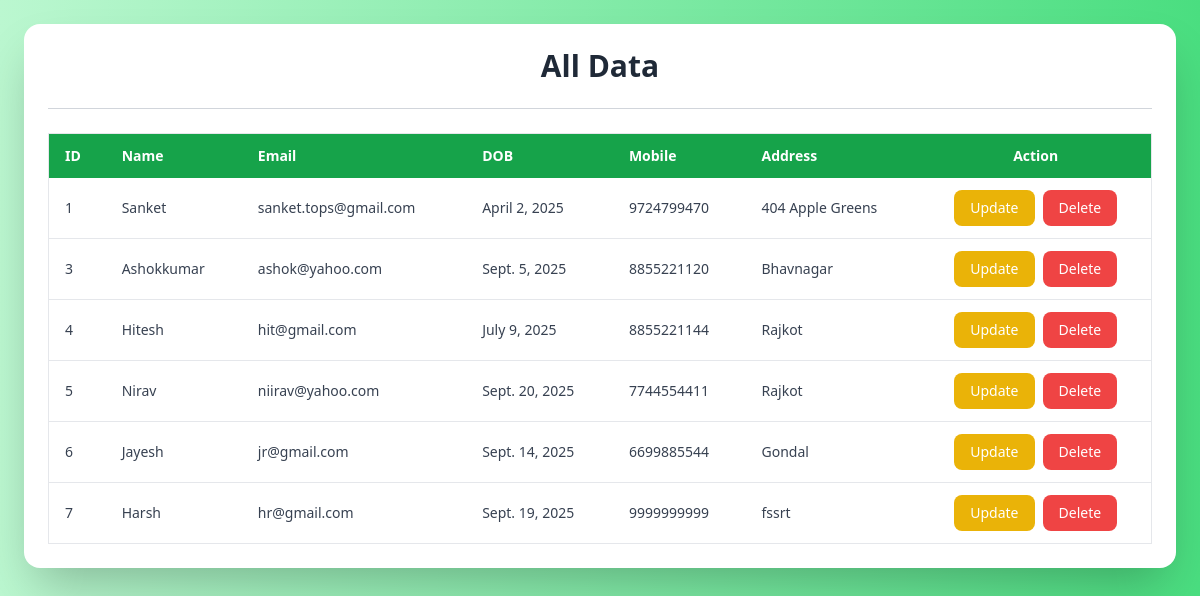
/showdata/, run on an earlier commit of the app's database.
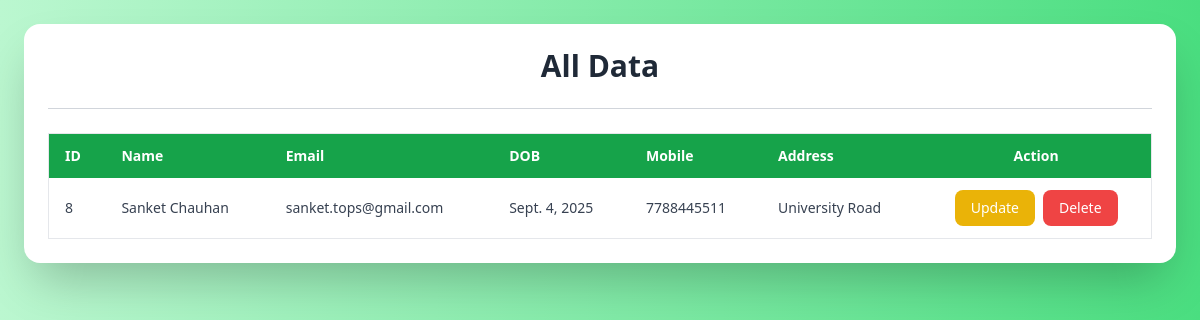
And on a later commit of the database.
### myapp/models.py (models this page shows)
class userinfo(models.Model):
    name=models.CharField(max_length=20)
    email=models.EmailField()
    dob=models.DateField()
    mobile=models.BigIntegerField()
    address=models.TextField()

### myapp/views.py (the view)
# urls.py: path('showdata/',views.showdata,name='showdata'),
def showdata(request):
    data=userinfo.objects.all()
    print(data)
    return render(request,'showdata.html',{'data':data})

### myapp/templates/showdata.html (shortened to what this page needs)
<!DOCTYPE html>
<html lang="en">
<head>
    <script src="https://cdn.tailwindcss.com"></script>
</head>
<body class="min-h-screen bg-gradient-to-r from-green-200 to-green-400 p-6">
    <div class="max-w-6xl mx-auto bg-white shadow-2xl rounded-2xl p-6 overflow-x-auto">
        <h1 class="text-3xl font-bold text-center text-gray-800 mb-6">All Data</h1>
        <hr class="mb-6 border-gray-300">
        <div class="overflow-x-auto">
            <table class="w-full text-sm text-left text-gray-700 border border-gray-200 rounded-lg">
                <thead class="bg-green-600 text-white">
                    <tr>
                        <th class="px-4 py-3">ID</th>
                        <th class="px-4 py-3">Name</th>
                        <th class="px-4 py-3">Email</th>
                        <th class="px-4 py-3">DOB</th>
                        <th class="px-4 py-3">Mobile</th>
                        <th class="px-4 py-3">Address</th>
                        <th class="px-4 py-3 text-center">Action</th>
                    </tr>
                </thead>
                <tbody>
                    {% for i in data %}
                    <tr class="border-b hover:bg-green-100">
                        <td class="px-4 py-3">{{i.id}}</td>
                        <td class="px-4 py-3">{{i.name}}</td>
                        <td class="px-4 py-3">{{i.email}}</td>
                        <td class="px-4 py-3">{{i.dob}}</td>
                        <td class="px-4 py-3">{{i.mobile}}</td>
                        <td class="px-4 py-3">{{i.address}}</td>
                        <td class="px-4 py-3 flex gap-2 justify-center">
                            <a href="/updatedata/{{i.id}}"
                                class="px-4 py-2 bg-yellow-500 text-white rounded-lg hover:bg-yellow-600 transition">Update</a>
                            <a href="/deletedata/{{i.id}}"
                                class="px-4 py-2 bg-red-500 text-white rounded-lg hover:bg-red-600 transition">Delete</a>
                        </td>
                    </tr>
                    {% endfor %}
                </tbody>
            </table>
        </div>
    </div>
</body>
</html>

What changed in the data, as far as the page shows it:
removed userinfo: id "1", name "Sanket", email "sanket.tops@gmail.com", dob "April 2, 2025", mobile "9724799470", address "404 Apple Greens"
removed userinfo: id "3", name "Ashokkumar", email "ashok@yahoo.com", dob "Sept. 5, 2025", mobile "8855221120", address "Bhavnagar"
removed userinfo: id "4", name "Hitesh", email "hit@gmail.com", dob "July 9, 2025", mobile "8855221144", address "Rajkot"
removed userinfo: id "5", name "Nirav", email "niirav@yahoo.com", dob "Sept. 20, 2025", mobile "7744554411", address "Rajkot"
removed userinfo: id "6", name "Jayesh", email "jr@gmail.com", dob "Sept. 14, 2025", mobile "6699885544", address "Gondal"
removed userinfo: id "7", name "Harsh", email "hr@gmail.com", dob "Sept. 19, 2025", mobile "9999999999", address "fssrt"
added userinfo: id "8", name "Sanket Chauhan", email "sanket.tops@gmail.com", dob "Sept. 4, 2025", mobile "7788445511", address "University Road"
